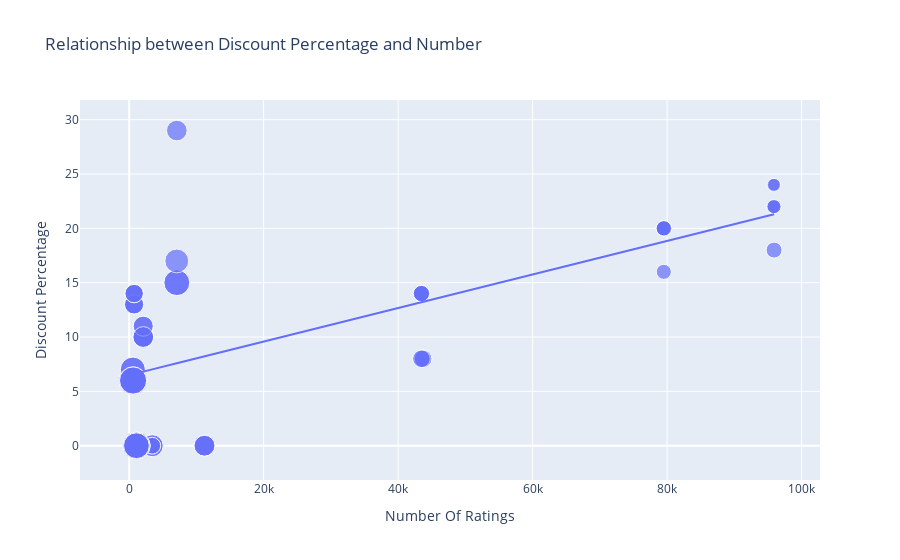

Notebook cell for this chart:
### Markdown cell above
Relationship Between Discount Percentage & Number of ratings of iphone

### Code cell
figure = px.scatter(data_frame = data, 
                    x="Number Of Ratings",
                    y="Discount Percentage", size="Sale Price",
                    trendline="ols",
                    title="Relationship between Discount Percentage and Number")
figure.show()

### Figure 1 — Plotly figure (JSON) as saved in the notebook; plotly's stock layout.template omitted (floating-point values rounded to 4 significant figures)
{"data": [{"hovertemplate": "Number Of Ratings=%{x}<br>Discount Percentage=%{y}<br>Sale Price=%{marker.size}<extra></extra>", "legendgroup": "", "marker": {"color": "#636efa", "size": [49900, 84900, 84900, 77000, 77000, 49900, 49900, 77000, 89900, 41999, 39999, 41999, 41999, 41999, 131900, 117100, 131900, 117100, 74999, 117900, 117100, 117900, 99900, 44999, 140900, 130900, 64900, 120900, 59900, 75900, 110900, 130900, 120900, 64900, 64900, 75900, 75900, 120900, 59900, 120900, 75900, 140900, 70900, 70900, 75900, 59900, 110900, 120900, 130900, 130900, 54999, 54999, 29999, 34999, 34999, 34999, 54999, 29999, 46999, 46999, 46999, 46999], "sizemode": "area", "sizeref": 352.2, "symbol": "circle"}, "mode": "markers", "name": "", "orientation": "v", "showlegend": false, "type": "scatter", "x": [3431, 3431, 3431, 11202, 11202, 3431, 3431, 11202, 1454, 79512, 79512, 79582, 79512, 79512, 1078, 1078, 1078, 1078, 7088, 7088, 1078, 7088, 7081, 95909, 542, 580, 740, 545, 740, 2101, 545, 580, 580, 730, 730, 2101, 2101, 580, 740, 580, 2092, 545, 2101, 2092, 2101, 740, 545, 580, 580, 580, 43707, 43707, 95807, 95909, 95807, 95909, 43470, 95909, 43470, 43470, 43470, 43470], "xaxis": "x", "y": [0, 0, 0, 0, 0, 0, 0, 0, 0, 20, 16, 20, 20, 20, 0, 0, 0, 0, 29, 15, 0, 15, 17, 18, 6, 6, 13, 6, 14, 10, 7, 6, 6, 13, 13, 10, 10, 6, 14, 6, 10, 6, 11, 11, 10, 14, 7, 6, 6, 6, 8, 8, 24, 22, 22, 22, 8, 24, 14, 14, 14, 14], "yaxis": "y"}, {"hovertemplate": "<b>OLS trendline</b><br>Discount Percentage = 0.000154292 * Number Of Ratings + 6.49233<br>R<sup>2</sup>=0.468988<br><br>Number Of Ratings=%{x}<br>Discount Percentage=%{y} <b>(trend)</b><extra></extra>", "legendgroup": "", "marker": {"color": "#636efa", "symbol": "circle"}, "mode": "lines", "name": "", "showlegend": false, "type": "scatter", "x": [542, 545, 545, 545, 545, 580, 580, 580, 580, 580, 580, 580, 580, 730, 730, 740, 740, 740, 740, 1078, 1078, 1078, 1078, 1078, 1454, 2092, 2092, 2101, 2101, 2101, 2101, 2101, 3431, 3431, 3431, 3431, 3431, 7081, 7088, 7088, 7088, 11202, 11202, 11202, 43470, 43470, 43470, 43470, 43470, 43707, 43707, 79512, 79512, 79512, 79512, 79582, 95807, 95807, 95909, 95909, 95909, 95909], "xaxis": "x", "y": [6.576, 6.576, 6.576, 6.576, 6.576, 6.582, 6.582, 6.582, 6.582, 6.582, 6.582, 6.582, 6.582, 6.605, 6.605, 6.607, 6.607, 6.607, 6.607, 6.659, 6.659, 6.659, 6.659, 6.659, 6.717, 6.815, 6.815, 6.816, 6.816, 6.816, 6.816, 6.816, 7.022, 7.022, 7.022, 7.022, 7.022, 7.585, 7.586, 7.586, 7.586, 8.221, 8.221, 8.221, 13.2, 13.2, 13.2, 13.2, 13.2, 13.24, 13.24, 18.76, 18.76, 18.76, 18.76, 18.77, 21.27, 21.27, 21.29, 21.29, 21.29, 21.29], "yaxis": "y"}], "layout": {"autosize": true, "legend": {"itemsizing": "constant", "tracegroupgap": 0}, "title": {"text": "Relationship between Discount Percentage and Number"}, "xaxis": {"anchor": "y", "autorange": true, "domain": [0, 1], "range": [-7582.0, 102900.0], "title": {"text": "Number Of Ratings"}, "type": "linear"}, "yaxis": {"anchor": "x", "autorange": true, "domain": [0, 1], "range": [-5.213, 33.41], "title": {"text": "Discount Percentage"}, "type": "linear"}}}
